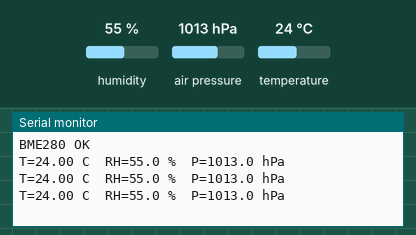
Bench run of a sketch on a simulated ESP32. On the bench: the last lines printed to the serial monitor. The inputs (shaded band) are chosen by the test bench; at power-on: humidity 55 %, air pressure 1013 hPa, temperature 24 °C.

Above: at 1.3 s.
1.4 s: humidity set to 22 %
At 1.9 s:
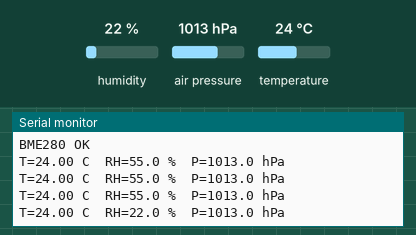
2.9 s: air pressure set to 952 hPa
At 3.4 s:
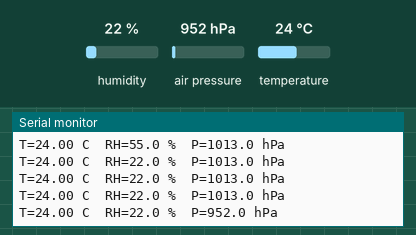
4.4 s: temperature set to 12 °C
At 4.9 s:
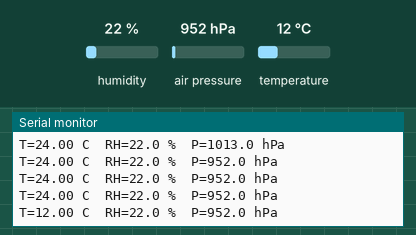

Measured:
- after the input at 1.4 s, the serial monitor: prints a new line after 0.11 s (image 1)
- after the input at 2.9 s, the serial monitor: prints a new line after 0.12 s (image 2)
- after the input at 4.4 s, the serial monitor: prints a new line after 0.14 s (image 3)

The sketch:

04_bme280.ino
```cpp
/*
  BME280 I2C — SDA GPIO8, SCL GPIO9, 3.3V
  Library: Adafruit BME280
*/
#include <Wire.h>
#include <Adafruit_BME280.h>
Adafruit_BME280 bme;
void setup() {
  Serial.begin(115200);
  Wire.begin(8, 9);
  if (!bme.begin(0x76) && !bme.begin(0x77)) {
    Serial.println("BME280 not found. Check SDO address and 3.3V.");
    while (1) delay(1000);
  }
  Serial.println("BME280 OK");
}
void loop() {
  Serial.printf("T=%.2f C  RH=%.1f %%  P=%.1f hPa\n",
                bme.readTemperature(), bme.readHumidity(), bme.readPressure() / 100.0f);
  delay(500);
}
```
